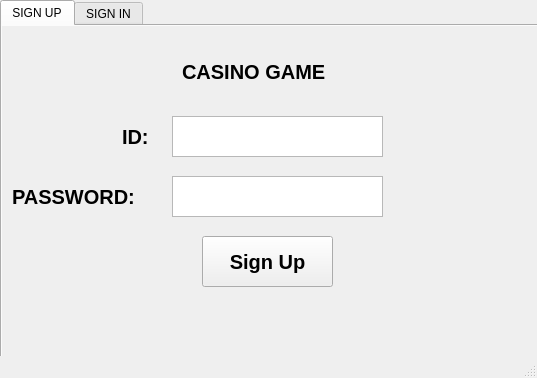
<?xml version="1.0" encoding="UTF-8"?>
<ui version="4.0">
 <class>MainWindow</class>
 <widget class="QMainWindow" name="MainWindow">
  <property name="geometry">
   <rect>
    <x>0</x>
    <y>0</y>
    <width>537</width>
    <height>378</height>
   </rect>
  </property>
  <property name="windowTitle">
   <string>MainWindow</string>
  </property>
  <widget class="QWidget" name="centralwidget">
   <widget class="QTabWidget" name="tabWidget">
    <property name="geometry">
     <rect>
      <x>0</x>
      <y>0</y>
      <width>541</width>
      <height>361</height>
     </rect>
    </property>
    <property name="currentIndex">
     <number>0</number>
    </property>
    <widget class="QWidget" name="tab">
     <property name="font">
      <font>
       <pointsize>15</pointsize>
       <weight>75</weight>
       <bold>true</bold>
      </font>
     </property>
     <property name="autoFillBackground">
      <bool>true</bool>
     </property>
     <attribute name="title">
      <string>SIGN UP</string>
     </attribute>
     <widget class="QTextEdit" name="ID_SignUp">
      <property name="geometry">
       <rect>
        <x>170</x>
        <y>90</y>
        <width>211</width>
        <height>41</height>
       </rect>
      </property>
     </widget>
     <widget class="QLabel" name="label">
      <property name="geometry">
       <rect>
        <x>120</x>
        <y>90</y>
        <width>71</width>
        <height>41</height>
       </rect>
      </property>
      <property name="text">
       <string>ID:</string>
      </property>
     </widget>
     <widget class="QLabel" name="label_3">
      <property name="geometry">
       <rect>
        <x>10</x>
        <y>150</y>
        <width>161</width>
        <height>41</height>
       </rect>
      </property>
      <property name="text">
       <string>PASSWORD:</string>
      </property>
     </widget>
     <widget class="QTextEdit" name="Pass_SignUp">
      <property name="geometry">
       <rect>
        <x>170</x>
        <y>150</y>
        <width>211</width>
        <height>41</height>
       </rect>
      </property>
     </widget>
     <widget class="QPushButton" name="Button_SignUp">
      <property name="geometry">
       <rect>
        <x>200</x>
        <y>210</y>
        <width>131</width>
        <height>51</height>
       </rect>
      </property>
      <property name="text">
       <string>Sign Up</string>
      </property>
     </widget>
     <widget class="QLabel" name="label_7">
      <property name="geometry">
       <rect>
        <x>180</x>
        <y>30</y>
        <width>231</width>
        <height>31</height>
       </rect>
      </property>
      <property name="text">
       <string>CASINO GAME</string>
      </property>
     </widget>
    </widget>
    <widget class="QWidget" name="tab_2">
     <attribute name="title">
      <string>SIGN IN</string>
     </attribute>
     <widget class="QTextEdit" name="Pass_SignIn">
      <property name="geometry">
       <rect>
        <x>180</x>
        <y>120</y>
        <width>211</width>
        <height>41</height>
       </rect>
      </property>
     </widget>
     <widget class="QLabel" name="label_4">
      <property name="geometry">
       <rect>
        <x>140</x>
        <y>60</y>
        <width>71</width>
        <height>41</height>
       </rect>
      </property>
      <property name="font">
       <font>
        <pointsize>15</pointsize>
        <weight>75</weight>
        <bold>true</bold>
       </font>
      </property>
      <property name="text">
       <string>ID:</string>
      </property>
     </widget>
     <widget class="QLabel" name="label_5">
      <property name="geometry">
       <rect>
        <x>20</x>
        <y>120</y>
        <width>161</width>
        <height>41</height>
       </rect>
      </property>
      <property name="font">
       <font>
        <pointsize>15</pointsize>
        <weight>75</weight>
        <bold>true</bold>
       </font>
      </property>
      <property name="text">
       <string>PASSWORD:</string>
      </property>
     </widget>
     <widget class="QTextEdit" name="ID_SignIn">
      <property name="geometry">
       <rect>
        <x>180</x>
        <y>60</y>
        <width>211</width>
        <height>41</height>
       </rect>
      </property>
     </widget>
     <widget class="QTextEdit" name="Confirm_SignIn">
      <property name="geometry">
       <rect>
        <x>180</x>
        <y>180</y>
        <width>211</width>
        <height>41</height>
       </rect>
      </property>
     </widget>
     <widget class="QLabel" name="label_6">
      <property name="geometry">
       <rect>
        <x>40</x>
        <y>180</y>
        <width>151</width>
        <height>41</height>
       </rect>
      </property>
      <property name="font">
       <font>
        <pointsize>15</pointsize>
        <weight>75</weight>
        <bold>true</bold>
       </font>
      </property>
      <property name="text">
       <string>CONFIRM:</string>
      </property>
     </widget>
     <widget class="QPushButton" name="Button_SignIn">
      <property name="geometry">
       <rect>
        <x>220</x>
        <y>230</y>
        <width>131</width>
        <height>51</height>
       </rect>
      </property>
      <property name="font">
       <font>
        <pointsize>15</pointsize>
        <weight>75</weight>
        <bold>true</bold>
       </font>
      </property>
      <property name="text">
       <string>Sign In</string>
      </property>
     </widget>
     <widget class="QLabel" name="label_8">
      <property name="geometry">
       <rect>
        <x>190</x>
        <y>10</y>
        <width>231</width>
        <height>31</height>
       </rect>
      </property>
      <property name="font">
       <font>
        <pointsize>15</pointsize>
        <weight>75</weight>
        <bold>true</bold>
       </font>
      </property>
      <property name="text">
       <string>CASINO GAME</string>
      </property>
     </widget>
    </widget>
   </widget>
  </widget>
  <widget class="QMenuBar" name="menubar">
   <property name="geometry">
    <rect>
     <x>0</x>
     <y>0</y>
     <width>537</width>
     <height>26</height>
    </rect>
   </property>
  </widget>
  <widget class="QStatusBar" name="statusbar"/>
 </widget>
 <resources/>
 <connections/>
</ui>
